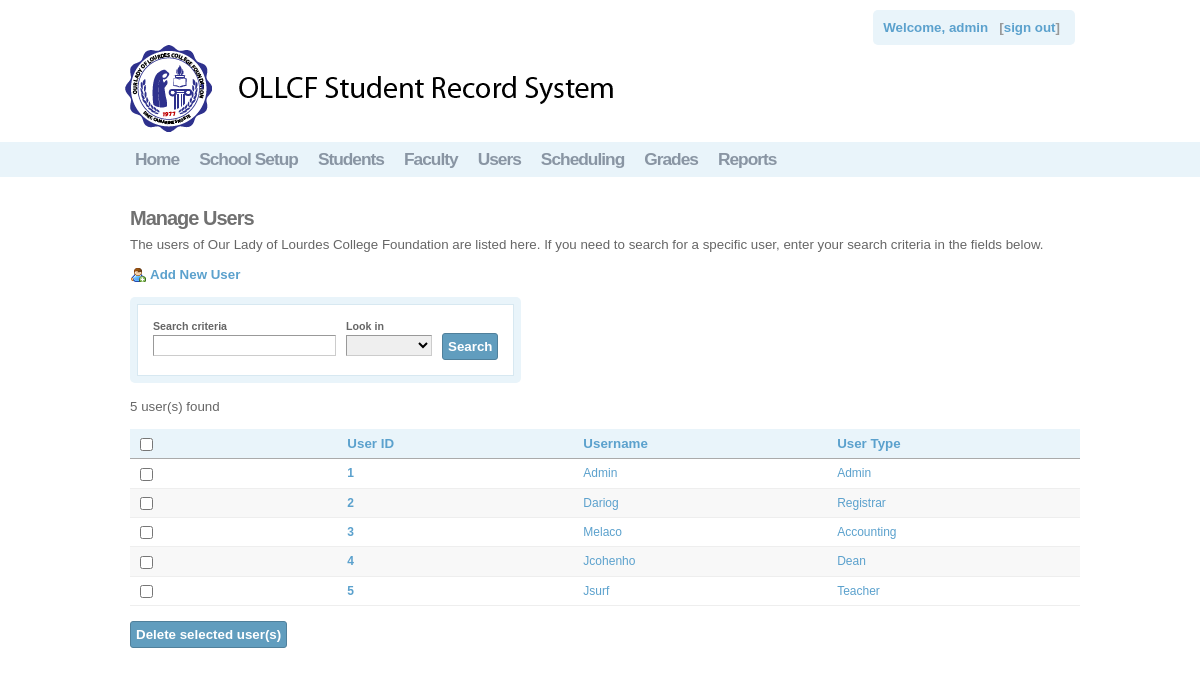
/osis/manage/user.php (signed in), run on the app's committed database.
### tables this page shows
CREATE TABLE `users` (
  `user_id` varchar(12) NOT NULL,
  `username` varchar(25) NOT NULL,
  `password` varchar(25) NOT NULL,
  `type_id` tinyint(2) NOT NULL,
  `firstname` varchar(35) NOT NULL,
  `middlename` varchar(25) NOT NULL,
  `surname` varchar(25) NOT NULL,
  PRIMARY KEY (`user_id`)
);

CREATE TABLE `user_types` (
  `type_id` varchar(12) NOT NULL,
  `description` varchar(25) NOT NULL,
  KEY `type_id` (`type_id`)
);

### osis/manage/user.php (the view, shortened to what this page needs)
<?php
$rpp = 15;
$page = intval($_GET["page"]);
if(!$page) $page = 1;
$reload = $_SERVER['PHP_SELF'];
include("../functions/dbcon.php");
if(!isset($_COOKIE['userSearch'])){
	$sql = "SELECT *
			FROM users LEFT JOIN user_types USING (type_id)
			ORDER BY type_id";
}
$result = mysql_query($sql, $con);
$tcount = mysql_num_rows($result);
?>
<!DOCTYPE HTML PUBLIC "-//W3C//DTD XHTML 1.0 Strict//EN" "http://www.w3.org/TR/xhtml1/DTD/xhtml1-strict.dtd">
<html dir="ltr" xml:lang="en_US" xmlns="http://www.w3.org/1999/xhtml" lang="en_US">
<head>
	<link href="../css.css" media="screen" rel="stylesheet" type="text/css">
</head><body onload="getFormInputs(document.forms.filter_user,retrieveFormInputs('userSearch'));">
<?php
include "../globalheader.php";
?>
  <div id="global_content_wrapper">
    <div id="global_content">
<h2>
  Manage Users</h2>
<p> The users of Our Lady of Lourdes College Foundation are listed here. If you need to
search for a specific user, enter your search criteria in the fields below.</p>
<br>
<div>
  <a  href="form_addnewuser.php" class="buttonlink" style="background-image: url(../images/add.png);">Add New User</a>
</div>
<br/>
<div class="admin_search">
  <div class="clear"><div class="search">
<form name="filter_user" class="global_form_box" action="<?php echo $reload;?>" onsubmit="setFormInputs('userSearch',getFormString(document.forms.filter_user));" method="post">
<div><label for="user_scriteria" tag="" class="optional">Search criteria</label>
<input name="user_scriteria" id="user_scriteria" type="text"></div>
<div><label for="level_id" tag="" class="optional">Look in</label>
<select name="field" id="field">
    <option selected="selected" value="0" label=""> </option>
    <option value="user_id" label="User ID">User ID</option>
</select></div>
<div><div class="buttons"><button name="search" id="search" type="submit">Search</button></div></div>
</form>
</div></div></div>
<br>
<div class="admin_results">
  <div>
        <?php echo $tcount." user(s) found ";
		?>
	</div>
</div>
	<br>
<div class="admin_table_form">
<form id="GridView1" name="GridView1" method="post" action="user_delete.php">
  <table class="admin_table">
    <thead>
      <tr>
        <th style="width: 1%;">
		<input name="checkboxHeader" id="checkboxHeader" onclick="checkedAll();"  class="checkbox" type="checkbox"></th>
        <th style="width: 1%;"><a href="" onclick="">User ID</a></th>
        <th style="width: 1%;"><a href="" onclick="">Username</a></th>
    <th style="width: 1%;"><a href="" onclick="">User Type</a></th>
      </tr>
    </thead>
    <tbody>
	<?php
	$count = 0;
	$i = ($page-1)*$rpp;
	while(($count<$rpp) && ($i<$tcount)) {
    $query = mysql_fetch_array($result);
?>
        <tr>
            <td><input onclick="checkedHeader();" type="checkbox" name="checkboxList[]" id="checkboxList<?php echo $query['user_id'];?>" class="checkbox"  value="<?php echo $query['user_id'];?>"></td>
            <td class="admin_table_bold"><a href="user_profile.php?sid=<?php echo $query['user_id']?>"><?php echo strtoupper($query['user_id'])?></a></td>
            <td class="admin_table_user"><a href="user_profile.php?sid=<?php echo $query['user_id']?>"><?php echo ucwords($query['username'])?></a></td>
 <td class="admin_table_user"><a href="user_profile.php?sid=<?php echo $query['user_id']?>"><?php echo ucwords($query['description'])?></a></td>
        </tr>
<?php
	$i++;
    $count++;}
?>
                  </tbody>
  </table>
	<br>
	<div>
    <div class='buttons'><button name="delUser" type="submit" value="delUser" id="delUser">Delete selected user(s)</button>  </div>
	</div>
</form>
</div>
    </div>
  </div>
</body></html>

### osis/css.css (style rules this page uses)
html { min-height:100%;margin-bottom:1px;overflow-y:scroll }
* { padding:0;margin:0;font-weight:400;border-style:solid;border-width:0;border-color:#eee;border-spacing:0 }
h2 { font-size:15pt;letter-spacing:-1px;margin:0 0 7px 0;color:#717171;font-weight:700 }
a.buttonlink { padding-left:20px;background-repeat:no-repeat;margin-right:20px;font-weight:700 }
div,td { font-family:tahoma,arial,verdana,sans-serif;font-size:10pt;color:#666;text-align:left }
a { color:#5ba1cd }
a:link,a:visited { text-decoration:none }
#global_content_wrapper { text-align:center;padding-top:30px;clear:both }
#global_content { margin:0 auto 0 auto;width:950px;overflow:hidden;min-height:500px;vertical-align:top;padding:0 0 50px 10px;overflow:hidden }
button { -moz-border-radius:3px;-webkit-border-radius:3px;border-radius:3px;padding:5px;font-weight:700;border:none;background-color:#619dbe;border:1px solid #50809b;color:#fff;background-image:url(/application/modules/Core/externals/images/buttonbg.png?c=3);background-repeat:repeat-x;background-position:0 1px;font-family:tahoma,verdana,arial,sans-serif }
input[type=text],input[type=password],textarea { border-top:1px solid #999;border-left:1px solid #999;border-bottom:1px solid #ccc;border-right:1px solid #ccc;font-family:tahoma,verdana,arial,sans-serif;padding:2px;font-size:10pt }
input[type=checkbox],input[type=radio] { margin:0;padding:0;margin-right:5px;vertical-align:middle }
select { border-top:1px solid #999;border-left:1px solid #999;border-bottom:1px solid #ccc;border-right:1px solid #ccc;font-family:tahoma,verdana,arial,sans-serif;padding:1px;font-size:10pt }
select option { padding:0 7px 0 7px }
.admin_search { max-width:850px;clear:both;overflow:hidden }
.search { -moz-border-radius:5px;-webkit-border-radius:5px;border-radius:5px;background-color:#e9f4fa;padding:7px;float:left }
.search>form { overflow:hidden;border:1px solid #d7e8f1;background:#fff;padding:15px }
.search form>div { float:left;overflow:hidden;margin-left:10px }
.search form>div:first-child { margin-left:0 }
.search div label { font-size:8pt;font-weight:700;display:block }
.search div input, div.search div select { width:auto;margin-top:3px }
.search div select option { padding-left:3px }
.search .buttons { margin-top:1em }
table.admin_table thead tr th { background-color:#e9f4fa;padding:10px;border-bottom:1px solid #aaa;font-weight:700;padding-top:7px;padding-bottom:7px;white-space:nowrap }
table.admin_table thead tr th a { font-weight:700 }
table.admin_table tbody tr:nth-child(even) { background-color:#f8f8f8 }
table.admin_table tbody tr td { padding:10px;border-bottom:1px solid #eee;font-size:.9em;padding-top:7px;padding-bottom:7px;vertical-align:top;white-space:normal }
table.admin_table tbody tr td:last-child { white-space:nowrap }
.admin_table_bold, .admin_table_bold a { font-weight:700 }
.admin_table_user { white-space:normal !important;max-width:140px;word-wrap:break-word }
.admin_table_form { overflow:auto }
.admin_results { overflow:hidden }
.admin_results>div { display:inline-block;vertical-align:middle }

### data on the page
users: user_id "1", username "Admin", type.description "Admin"
users: user_id "2", username "Dariog", type.description "Registrar"
users: user_id "3", username "Melaco", type.description "Accounting"
users: user_id "4", username "Jcohenho", type.description "Dean"
users: user_id "5", username "Jsurf", type.description "Teacher"

### other printed values
$username "admin"
$tcount "5"
